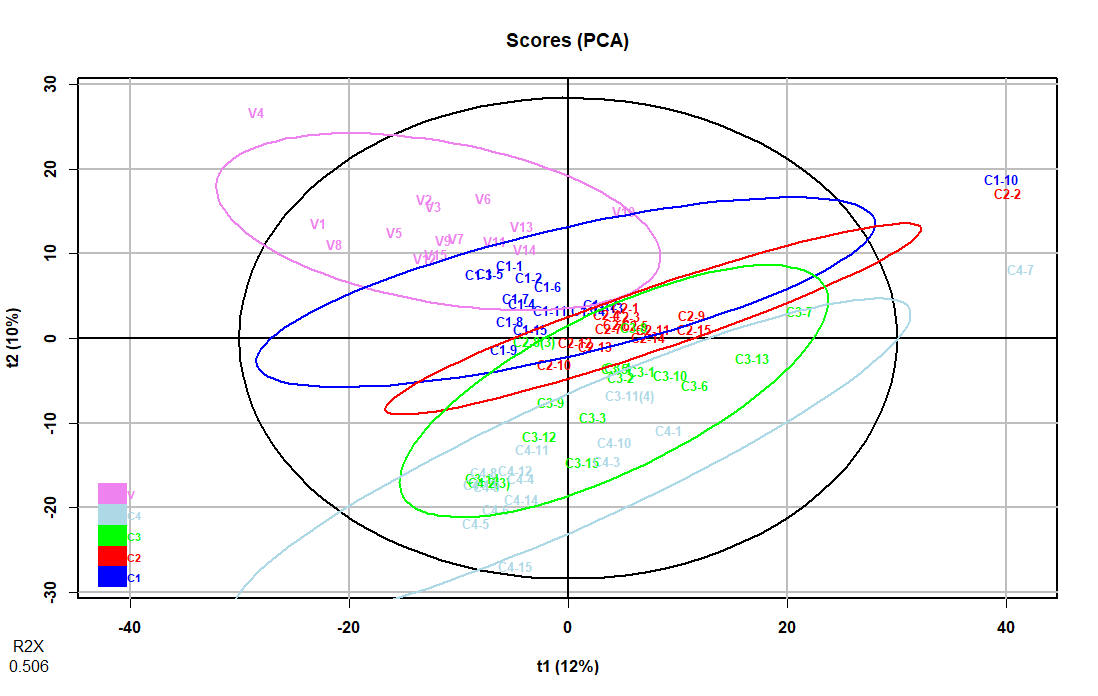

Reproduce this figure in R.
library(ropls)
dataMatrix<-read.csv("D:/作业/210224结肠癌文章初稿/原始数据，峰面积/VIP/datamatrix.csv",header = TRUE,row.names = 1,stringsAsFactors = F)#行名是样品，列名是代谢物
sacurine.pca<-opls(dataMatrix)
sampleMetaData<-read.csv("D:/作业/210224结肠癌文章初稿/原始数据，峰面积/VIP/samplemetadata.csv",header = TRUE,row.names = 1,stringsAsFactors = F)
ClassFc <- sampleMetaData[, "Class"]
plot(sacurine.pca,
     typeVc = "x-score",
     parAsColFcVn = ClassFc,#按照gender分类
     #parLabVc=as.character(sampleMetaData[,"Class"]),#点上显示分组，这行删掉什么都不显示
     parPaletteVc=c("blue","red","green","light blue","violet"))#指定每组的颜色
